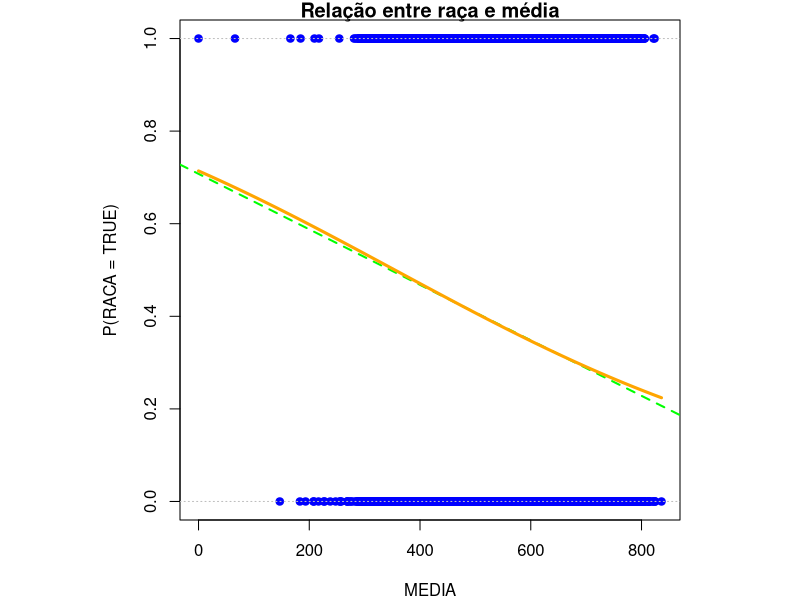

This figure's R source: (Note: this script raises an error after producing the figure.)
# Importa a base de dados do ENEM usando ponto e vírgula como separador  
dataset <- read.csv("dados-enem-2021-2025.csv", header = TRUE, sep = ";")  
  
# Seleciona as cinco notas do ENEM que serão utilizadas nos cálculos  
colunas_int <- c("NU_NOTA_CN", "NU_NOTA_CH", "NU_NOTA_LC", "NU_NOTA_MT", "NU_NOTA_REDACAO")  
  
# Troca vírgula por ponto e converte as notas para valores numéricos  
dataset[colunas_int] <- lapply(  
  dataset[colunas_int],  
  function(x) as.numeric(gsub(",", ".", x))  
)  
  
# Seleciona as colunas que devem ser tratadas como texto  
colunas_char <- c("NU_ANO", "TP_COR_RACA", "CO_MUNICIPIO_PROVA")  
  
# Converte as colunas selecionadas para o tipo character  
dataset[colunas_char] <- lapply(  
  dataset[colunas_char],  
  as.character  
)  
  
# Calcula a média das cinco notas do ENEM para cada participante  
dataset$MEDIA <- rowMeans(  
  dataset[, c(  
    "NU_NOTA_CN",  
    "NU_NOTA_CH",  
    "NU_NOTA_LC",  
    "NU_NOTA_MT",  
    "NU_NOTA_REDACAO"  
  )]  
)  
  
# Mantém somente as categorias de cor/raça de 1 a 5  
dataset <- subset(dataset, TP_COR_RACA %in% 1:5)  
  
# Transforma a variável em binária:  
# categoria 1 = FALSE; categorias 2 a 5 = TRUE  
dataset$RACA <- ifelse(dataset$TP_COR_RACA == 1, FALSE, TRUE)  

# Remove as linhas que possuem pelo menos um valor ausente
dataset <- na.omit(dataset)
  
# Configura o gráfico  
par(mar = c(4, 4, 1, 1), pty = "s")  
  
# Ajuste do modelo logístico e odds ratio  
m <- glm(RACA ~ MEDIA, data = dataset, family = binomial)  
summary(m); exp(coef(m))  
  
# Mostra os valores observados de RACA em função da MEDIA  
plot(dataset$MEDIA, as.numeric(dataset$RACA),  
     pch = 19, col = "blue",  
     xlab = "MEDIA",  
     ylab = "P(RACA = TRUE)",  
     main = "Relação entre raça e média")  
  
# Adiciona uma reta linear apenas como referência visual  
abline(lm(as.numeric(RACA) ~ MEDIA, data = dataset),  
       col = "green", lwd = 2, lty = 2)  
  
# Cria valores de MEDIA para desenhar a curva logística  
s <- seq(min(dataset$MEDIA, na.rm = TRUE),  
         max(dataset$MEDIA, na.rm = TRUE),  
         length = 200)  
  
# Calcula e desenha as probabilidades previstas pelo modelo logístico  
lines(s,  
      predict(m, newdata = data.frame(MEDIA = s), type = "response"),  
      col = "orange", lwd = 3)  
  
abline(h = c(0,1), col ="gray", lty = 3)  
  
# Previsão probabilidade de ser de uma raça vulnerável socialmente  
# De acordo com a média, criando matriz de confusão  
p <- predict(m, type = "response")  
  
# Cria os limiares de classificação  
limiares <- c(0.3, 0.5, 0.7)  
  
for (limiar in limiares){  
    yhat <- as.integer(p > limiar) # Limiar que o modelo usará para classificar 
    
    # Matriz de confusão para cada limiar  
    print(paste("Limiar:", limiar))  
    print(table(real = dataset$RACA[!is.na(dataset$MEDIA)], previsto = yhat))  
}  
  
# Teste AUC da classificação de modelo  
mean(outer(  
  p[dataset$RACA[!is.na(dataset$MEDIA)] == TRUE],  
  p[dataset$RACA[!is.na(dataset$MEDIA)] == FALSE],  
  ">"  
))

# 1) Divide os dados em 70% para treinamento e 30% para teste 
set.seed(1)  
itr <- sample(nrow(dataset), round(0.7 * nrow(dataset)))  
tr <- dataset[itr,]; te <- dataset[-itr,]  

# 2) Ajusta dois modelos usando apenas os dados de treinamento 
m1 <- glm(RACA ~ MEDIA, data = tr, family = binomial)  
m2 <- glm(RACA ~ MEDIA + Q020, data = tr, family = binomial)  

# 3) Compara os modelos nos dados de teste usando o RMSE 
mse <- function(m, d) mean((as.numeric(d$RACA) - predict(m, d, type = "response"))^2)  
sqrt(c(m1 = mse(m1, te), m2 = mse(m2, te)))
